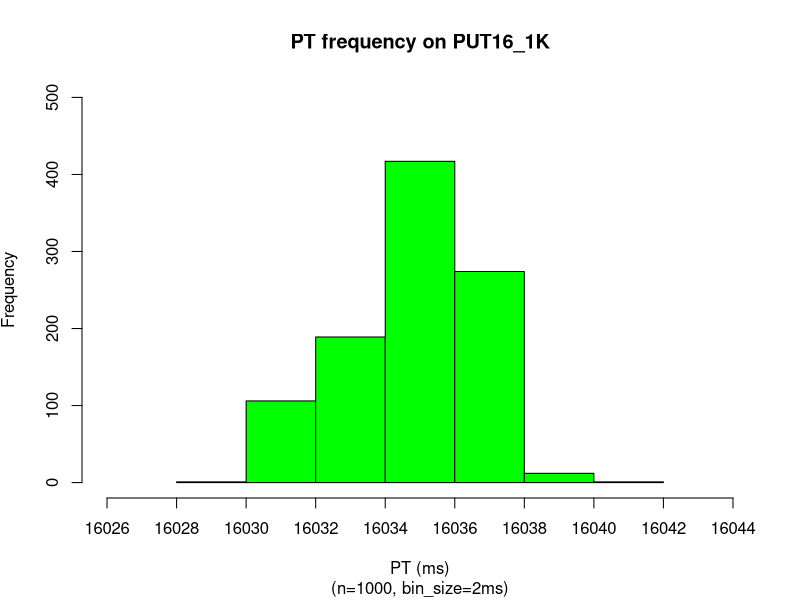
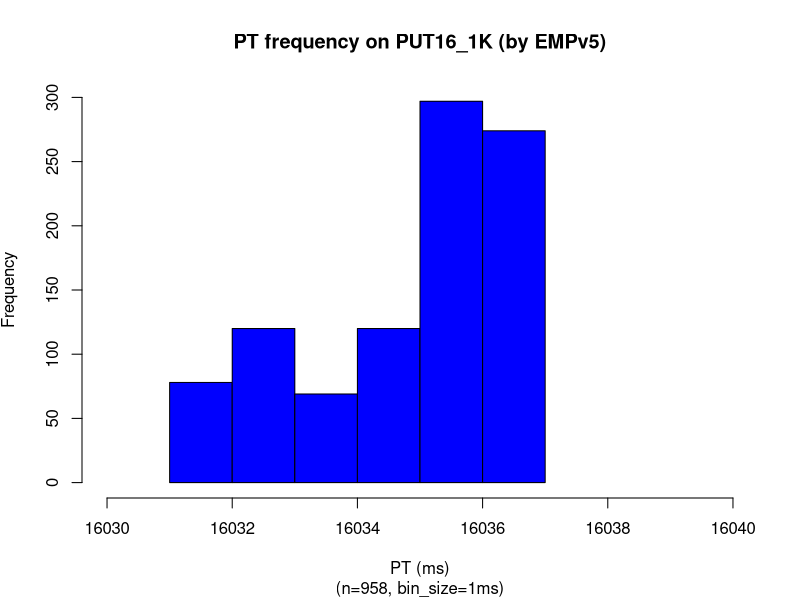
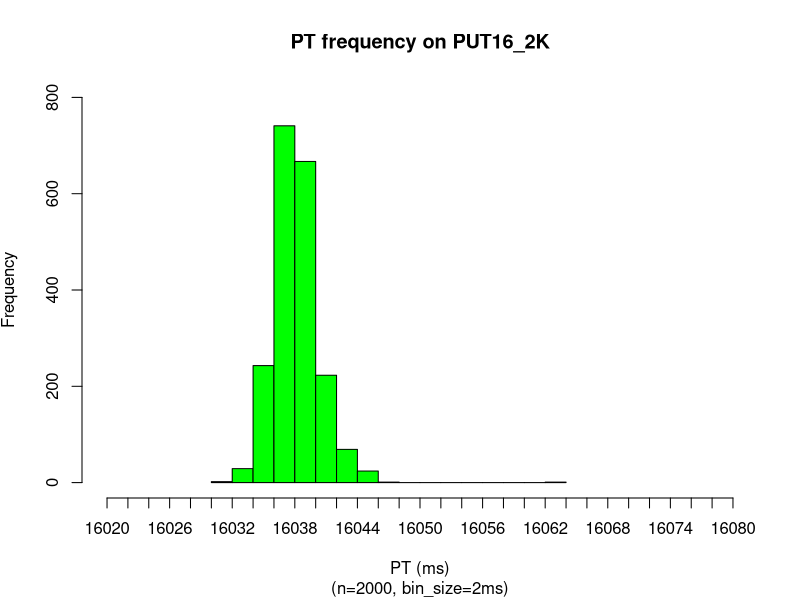
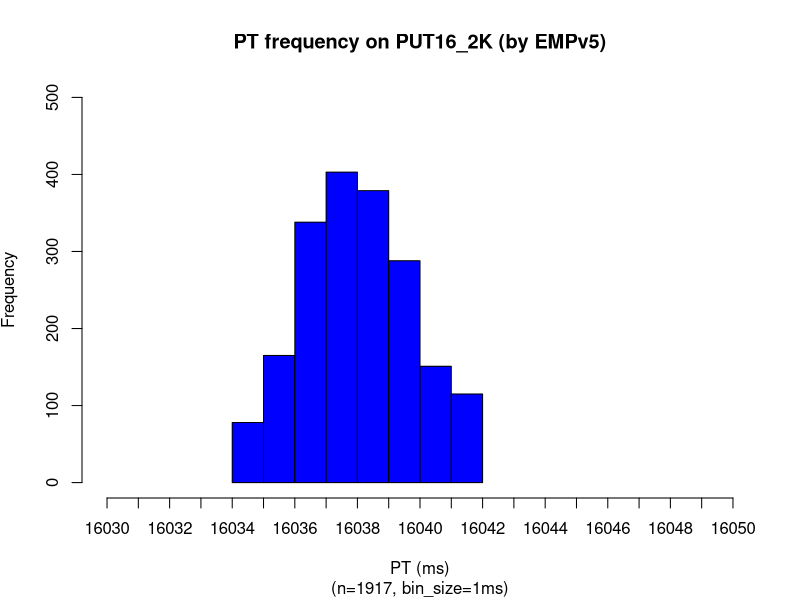
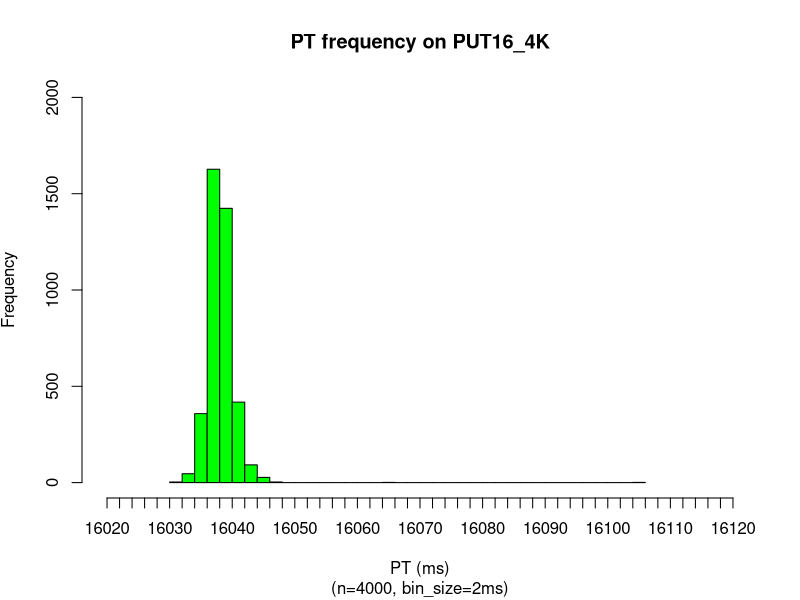
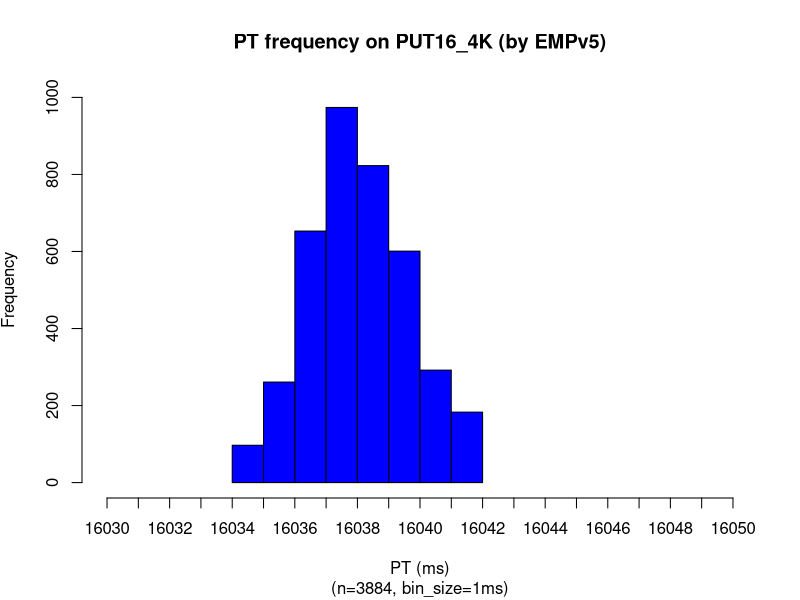
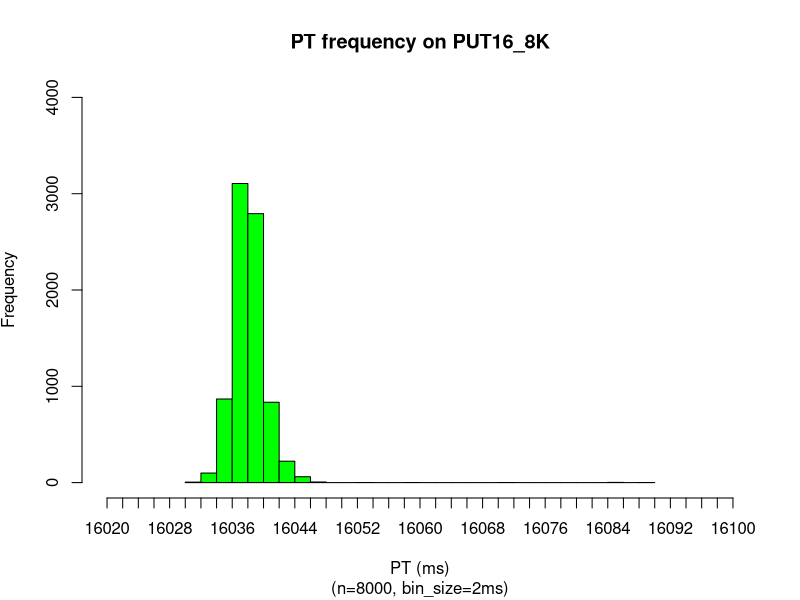
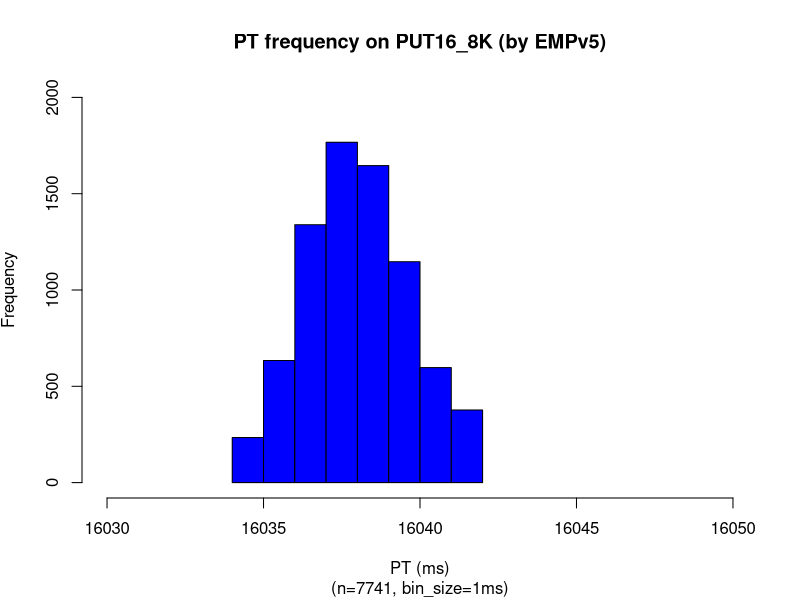

Recreate these plots in R, in order.
x = read.csv(file="16_sec_1k.dat",head=TRUE,sep="\t")
setEPS()
postscript("16_sec_1k_hist.eps")
binsize=2
nbins = (max(x$PRTIME)-min(x$PRTIME)+1)/binsize
max(x$PRTIME)
min(x$PRTIME)
h = hist(x$PRTIME, right=F,breaks=nbins,plot=F)
max(h$counts)
xmin <- min(x$PRTIME)-3
xmax <- max(x$PRTIME)+3
plot(h, xaxt='n', freq=TRUE,xlim=c(xmin,xmax),
ylim=c(0, 500), col="green", main='PT frequency on PUT16_1K', 
sub=paste("(n=",nrow(x),", bin_size=",binsize,"ms)",sep=""), 
xlab='PT (ms)', ylab=expression('Frequency'))
xaxtl <- seq(xmin,xmax,by=binsize)
axis(side=1, at=xaxtl, labels=xaxtl)
dev.off()
## empv5
x = read.csv(file="16_sec_1k.dat",head=TRUE,sep="\t")
x_up = mean(x$PRTIME) + 2*sd(x$PRTIME)
x_dn = mean(x$PRTIME) - 2*sd(x$PRTIME)
x = subset(x, x$PRTIME >= x_dn & x$PRTIME <= x_up)
setEPS()
postscript("16_sec_1k_hist2.eps")
h = hist(x$PRTIME, right=F,breaks=max(x$PRTIME)-min(x$PRTIME)+1,plot=F)
binsize=1
max(h$counts)
max(x$PRTIME)
min(x$PRTIME)
plot(h, axes = TRUE,freq=TRUE,xlim=c(min(x$PRTIME)-1,max(x$PRTIME)+3),
ylim=c(0, 300), col="blue", main='PT frequency on PUT16_1K (by EMPv5)', sub=paste("(n=",nrow(x),", bin_size=",binsize,"ms)",sep=""), 
xlab='PT (ms)', ylab=expression('Frequency'))
dev.off()

#empv4
x = read.csv(file="16_sec_2k.dat",head=TRUE,sep="\t")
setEPS()
postscript("16_sec_2k_hist.eps")
binsize=2
nbins = (max(x$PRTIME)-min(x$PRTIME)+1)/binsize
max(x$PRTIME)
min(x$PRTIME)
h = hist(x$PRTIME, right=F,breaks=nbins,plot=F)
max(h$counts)
xmin <- min(x$PRTIME)-10
xmax <- max(x$PRTIME)+17
plot(h, xaxt='n', freq=TRUE,xlim=c(xmin,xmax),
ylim=c(0, 800), col="green", main='PT frequency on PUT16_2K', 
sub=paste("(n=",nrow(x),", bin_size=",binsize,"ms)",sep=""), 
xlab='PT (ms)', ylab=expression('Frequency'))
xaxtl <- seq(xmin,xmax,by=binsize)
axis(side=1, at=xaxtl, labels=xaxtl)
dev.off()
#empv5
x = read.csv(file="16_sec_2k.dat",head=TRUE,sep="\t")
x_up = mean(x$PRTIME) + 2*sd(x$PRTIME)
x_dn = mean(x$PRTIME) - 2*sd(x$PRTIME)
x = subset(x, x$PRTIME >= x_dn & x$PRTIME <= x_up)
setEPS()
postscript("16_sec_2k_hist2.eps")
binsize=1
nbins = (max(x$PRTIME)-min(x$PRTIME)+1)/binsize
max(x$PRTIME)
min(x$PRTIME)
h = hist(x$PRTIME, right=F,breaks=nbins,plot=F)
max(h$counts)
xmin <- min(x$PRTIME)-4
xmax <- max(x$PRTIME)+8
plot(h, xaxt='n', freq=TRUE,xlim=c(min(x$PRTIME)-4,max(x$PRTIME)+8),
ylim=c(0, 500), col="blue", main='PT frequency on PUT16_2K (by EMPv5)', sub=paste("(n=",nrow(x),", bin_size=",binsize,"ms)",sep=""), 
xlab='PT (ms)', ylab=expression('Frequency'))
xaxtl <- seq(xmin,xmax,by=binsize)
axis(side=1, at=xaxtl, labels=xaxtl)
dev.off()

x = read.csv(file="16_sec_4k.dat",head=TRUE,sep="\t")
setEPS()
postscript("16_sec_4k_hist.eps")
binsize=2
nbins = (max(x$PRTIME)-min(x$PRTIME)+1)/binsize
h = hist(x$PRTIME, right=F,breaks=nbins,plot=F)
max(h$counts)
min(x$PRTIME)
max(x$PRTIME)
xmin <- min(x$PRTIME)-11
xmax <- max(x$PRTIME)+15
plot(h, xaxt='n',freq=TRUE,xlim=c(xmin,xmax),
ylim=c(0, 2000), col="green", main='PT frequency on PUT16_4K', 
sub=paste("(n=",nrow(x),", bin_size=",binsize,"ms)",sep=""), 
xlab='PT (ms)', ylab=expression('Frequency'))
xaxtl <- seq(xmin,xmax,by=binsize)
axis(side=1, at=xaxtl, labels=xaxtl)
dev.off()


#empv5
x = read.csv(file="16_sec_4k.dat",head=TRUE,sep="\t")
x_up = mean(x$PRTIME) + 2*sd(x$PRTIME)
x_dn = mean(x$PRTIME) - 2*sd(x$PRTIME)
x = subset(x, x$PRTIME >= x_dn & x$PRTIME <= x_up)
setEPS()
postscript("16_sec_4k_hist2.eps")
binsize=1
nbins = (max(x$PRTIME)-min(x$PRTIME)+1)/binsize
h = hist(x$PRTIME, right=F,breaks=nbins,plot=F)
max(h$counts)
min(x$PRTIME)
max(x$PRTIME)
xmin <- min(x$PRTIME)-4
xmax <- max(x$PRTIME)+8
plot(h, xaxt='n',freq=TRUE,xlim=c(xmin,xmax),
ylim=c(0, 1000), col="blue", main='PT frequency on PUT16_4K (by EMPv5)', sub=paste("(n=",nrow(x),", bin_size=",binsize,"ms)",sep=""), 
xlab='PT (ms)', ylab=expression('Frequency'))
xaxtl <- seq(xmin,xmax,by=binsize)
axis(side=1, at=xaxtl, labels=xaxtl)
dev.off()


x = read.csv(file="16_sec_8k.dat",head=TRUE,sep="\t")
setEPS()
postscript("16_sec_8k_hist.eps")
binsize=2
nbins = (max(x$PRTIME)-min(x$PRTIME)+1)/binsize
h = hist(x$PRTIME, right=F,breaks=nbins,plot=F)
max(h$counts)
min(x$PRTIME)
max(x$PRTIME)
xmin <- min(x$PRTIME)-11
xmax <- max(x$PRTIME)+10
plot(h, xaxt='n',freq=TRUE,xlim=c(xmin,xmax),
ylim=c(0, 4000), col="green", main='PT frequency on PUT16_8K', 
sub=paste("(n=",nrow(x),", bin_size=",binsize,"ms)",sep=""), 
xlab='PT (ms)', ylab=expression('Frequency'))
xaxtl <- seq(xmin,xmax,by=binsize)
axis(side=1, at=xaxtl, labels=xaxtl)
dev.off()

#empv5
x = read.csv(file="16_sec_8k.dat",head=TRUE,sep="\t")
x_up = mean(x$PRTIME) + 2*sd(x$PRTIME)
x_dn = mean(x$PRTIME) - 2*sd(x$PRTIME)
x = subset(x, x$PRTIME >= x_dn & x$PRTIME <= x_up)
setEPS()
postscript("16_sec_8k_hist2.eps")
h = hist(x$PRTIME, right=F,breaks=max(x$PRTIME)-min(x$PRTIME)+1,plot=F)
binsize=1
max(h$counts)
max(x$PRTIME)
min(x$PRTIME)
plot(h, axes = TRUE,freq=TRUE,xlim=c(min(x$PRTIME)-4,max(x$PRTIME)+8),
ylim=c(0, 2000), col="blue", main='PT frequency on PUT16_8K (by EMPv5)', sub=paste("(n=",nrow(x),", bin_size=",binsize,"ms)",sep=""), 
xlab='PT (ms)', ylab=expression('Frequency'))
dev.off()

x = read.csv(file="16_sec_16k.dat",head=TRUE,sep="\t")
sd(x$PRTIME)
x_up = mean(x$PRTIME) + 5*sd(x$PRTIME)
x_dn = mean(x$PRTIME) - 5*sd(x$PRTIME)
x = subset(x, x$PRTIME >= x_dn & x$PRTIME <= x_up)
sd(x$PRTIME)
x = read.csv(file="16_sec_16k.dat",head=TRUE,sep="\t")
x_up = mean(x$PRTIME) + 2*sd(x$PRTIME)
x_dn = mean(x$PRTIME) - 2*sd(x$PRTIME)
x = subset(x, x$PRTIME >= x_dn & x$PRTIME <= x_up)
sd(x$PRTIME)

x = read.csv(file="16_sec_16k.dat",head=TRUE,sep="\t")
setEPS()
postscript("16_sec_16k_hist.eps")
binsize=2
nbins = (max(x$PRTIME)-min(x$PRTIME)+1)/binsize
h = hist(x$PRTIME, right=F,breaks=nbins,plot=F)
max(h$counts)
min(x$PRTIME)
max(x$PRTIME)
xmin <- min(x$PRTIME)-11
xmax <- max(x$PRTIME)+16
plot(h, xaxt='n',freq=TRUE,xlim=c(xmin,xmax),
ylim=c(0, 7000), col="green", main='PT frequency on PUT16_16K', 
sub=paste("(n=",nrow(x),", bin_size=",binsize,"ms)",sep=""), 
xlab='PT (ms)', ylab=expression('Frequency'))
xaxtl <- seq(xmin,xmax,by=binsize)
axis(side=1, at=xaxtl, labels=xaxtl)
dev.off()

#empv5
x = read.csv(file="16_sec_16k.dat",head=TRUE,sep="\t")
x_up = mean(x$PRTIME) + 2*sd(x$PRTIME)
x_dn = mean(x$PRTIME) - 2*sd(x$PRTIME)
x = subset(x, x$PRTIME >= x_dn & x$PRTIME <= x_up)
setEPS()
postscript("16_sec_16k_hist2.eps")
h = hist(x$PRTIME, right=F,breaks=max(x$PRTIME)-min(x$PRTIME)+1,plot=F)
binsize=1
max(h$counts)
max(x$PRTIME)
min(x$PRTIME)
plot(h, axes = TRUE,freq=TRUE,xlim=c(min(x$PRTIME)-4,max(x$PRTIME)+9),
ylim=c(0, 4000), col="blue", main='PT frequency on PUT16_16K (by EMPv5)', sub=paste("(n=",nrow(x),", bin_size=",binsize,"ms)",sep=""), 
xlab='PT (ms)', ylab=expression('Frequency'))
dev.off()

x = read.csv(file="16_sec_32k.dat",head=TRUE,sep="\t")
sd(x$PRTIME)
x_up = mean(x$PRTIME) + 5*sd(x$PRTIME)
x_dn = mean(x$PRTIME) - 5*sd(x$PRTIME)
x = subset(x, x$PRTIME >= x_dn & x$PRTIME <= x_up)
sd(x$PRTIME)
x = read.csv(file="16_sec_32k.dat",head=TRUE,sep="\t")
x_up = mean(x$PRTIME) + 2*sd(x$PRTIME)
x_dn = mean(x$PRTIME) - 2*sd(x$PRTIME)
x = subset(x, x$PRTIME >= x_dn & x$PRTIME <= x_up)
sd(x$PRTIME)

x = read.csv(file="16_sec_32k.dat",head=TRUE,sep="\t")
setEPS()
postscript("16_sec_32k_hist.eps")
binsize=2
nbins = (max(x$PRTIME)-min(x$PRTIME)+1)/binsize
h = hist(x$PRTIME, right=F,breaks=nbins,plot=F)
max(h$counts)
min(x$PRTIME)
max(x$PRTIME)
xmin <- min(x$PRTIME)-1
xmax <- max(x$PRTIME)+5
plot(h, xaxt='n',freq=TRUE,xlim=c(xmin,xmax),
ylim=c(0, 14000), col="green", main='PT frequency on PUT16_32K', 
sub=paste("(n=",nrow(x)+1,", bin_size=",binsize,"ms)",sep=""), 
xlab='PT (ms)', ylab=expression('Frequency'))
xaxtl <- seq(xmin,xmax,by=binsize)
axis(side=1, at=xaxtl, labels=xaxtl)
dev.off()

#empv5
x = read.csv(file="16_sec_32k.dat",head=TRUE,sep="\t")
x_up = mean(x$PRTIME) + 2*sd(x$PRTIME)
x_dn = mean(x$PRTIME) - 2*sd(x$PRTIME)
x = subset(x, x$PRTIME >= x_dn & x$PRTIME <= x_up)
setEPS()
postscript("16_sec_32k_hist2.eps")
h = hist(x$PRTIME, right=F,breaks=max(x$PRTIME)-min(x$PRTIME)+1,plot=F)
binsize=1
max(h$counts)
max(x$PRTIME)
min(x$PRTIME)
plot(h, axes = TRUE,freq=TRUE,xlim=c(min(x$PRTIME)-4,max(x$PRTIME)+9),
ylim=c(0, 8000), col="blue", main='PT frequency on PUT16_32K (by EMPv5)', 
sub=paste("(n=",nrow(x),", bin_size=",binsize,"ms)",sep=""), 
xlab='PT (ms)', ylab=expression('Frequency'))
dev.off()
